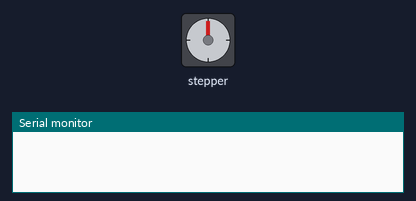
A sketch run on a simulated Arduino Uno, built with avr-gcc and run on an emulated ATmega328P. Parts: stepper motor, the last lines printed to the serial monitor. Stepper angles assume 4096 steps per turn.

Above: at 0.27 s.
At 15.79 s:
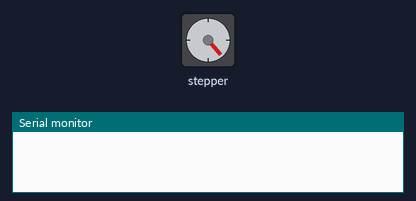
At 31.4 s:
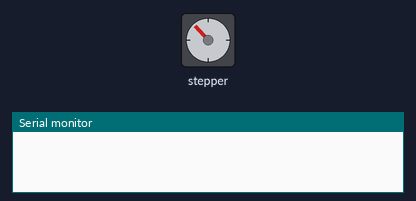
At 39.78 s:
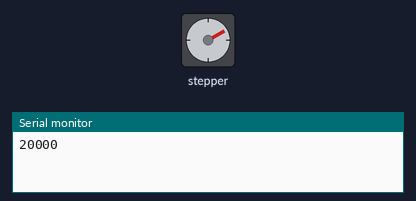
Timing chart, 0 to 40.0 s (numbered marks = the images above):
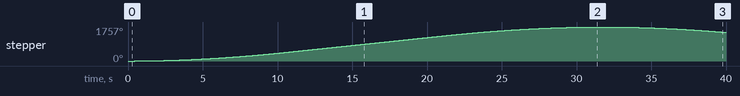

The sketch:

motor_paso_a_paso.ino
```cpp
#include <AccelStepper.h>
#define HALFSTEP 8

// Motor pin definitions
#define motorPin1  12     // IN1 on the ULN2003 driver 1
#define motorPin2  9     // IN2 on the ULN2003 driver 1
#define motorPin3  10     // IN3 on the ULN2003 driver 1
#define motorPin4  11    // IN4 on the ULN2003 driver 1

// Initialize with pin sequence IN1-IN3-IN2-IN4 for using the AccelStepper with 28BYJ-48
AccelStepper stepper1(HALFSTEP, motorPin1, motorPin3, motorPin2, motorPin4);


void setup() {
  stepper1.setMaxSpeed(1000.0);//maxima velocidad
  stepper1.setAcceleration(100.0);//aceleracion
  stepper1.setSpeed(200);//vel inicial

  stepper1.moveTo(20000);//numero ablsoluto de pasos//2048pasos es una vuelta comple
  Serial.begin(9600);
}//--(end setup )---

void loop() {
  //Change direction when the stepper reaches the target position
  if (stepper1.distanceToGo() == 0) {//numeros de pasos que faltan
    Serial.println(stepper1.currentPosition());
    stepper1.moveTo(-stepper1.currentPosition());
  }
  stepper1.run();
}
```

Measured:
- by itself, stepper: turns 1611° clockwise in 25.4 s, then 1° counter-clockwise in 0.00 s, then 147° clockwise in 5.5 s, then 279° counter-clockwise in 7.8 s
